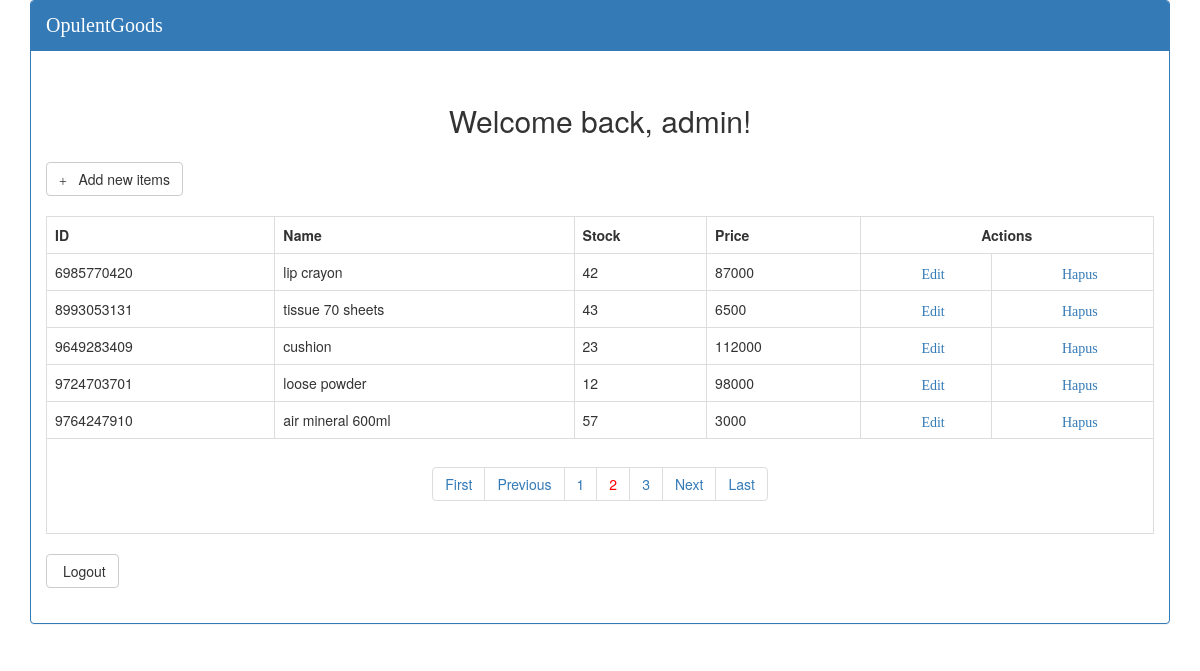
Page /index.php?page_no=2 (signed in) on the committed database.
### tables this page shows
CREATE TABLE `users` (
  `id` int(11) NOT NULL,
  `name` varchar(255) NOT NULL,
  `email` varchar(255) NOT NULL,
  `password` varchar(255) NOT NULL
);

CREATE TABLE `barang` (
  `id_barang` varchar(15) NOT NULL,
  `nama` varchar(50) NOT NULL,
  `stok` int(10) NOT NULL,
  `harga` int(25) NOT NULL
);

### dbconfig.php (called while the page is built, shortened)
<?php
try {
    $con = new PDO('mysql:host=localhost;dbname=app-kasir', 'root', '', array(PDO::ATTR_PERSISTENT => true));
} catch (PDOException $e) {
    echo $e->getMessage();
}
include_once 'Auth.php';
include_once 'barang_class.php';
$user = new Auth($con);

### Auth.php (called while the page is built, shortened)
<?php
class Auth
{
    private $db;
    public function __construct($db_conn)
    {
        $this->db = $db_conn;
    }
    public function isLoggedIn()
    {
        if (isset($_SESSION['user_session'])) {
            return true;
        }
    }
    public function getUser()
    {
        try {
            $stmt = $this->db->prepare("SELECT * FROM users WHERE id = :id");
            $stmt->bindParam(":id", $_SESSION['user_session']);
            $stmt->execute();
            return $stmt->fetch();
        } catch (PDOException $e) {
            echo $e->getMessage();
            return false;
        }
    }
}

### barang_class.php (the view, shortened to what this page needs)
<?php
class barang
{
    private $db;
    public function __construct($con)
    {
        $this->db = $con;
    }
    public function viewData($query)
    {
        $stmt = $this->db->prepare($query);
        $stmt->execute();
        if ($stmt->rowCount() > 0) {
            while ($row = $stmt->fetch(PDO::FETCH_ASSOC)) {
?>
                <tr>
                    <td><?php echo ($row['id_barang']); ?></td>
                    <td><?php echo ($row['nama']); ?></td>
                    <td><?php echo ($row['stok']); ?></td>
                    <td><?php echo ($row['harga']); ?></td>
                    <td align="center">
                        <a href="edit.php?edit_id=<?php echo ($row['id_barang']); ?>">
                            <i class="glyphicon glyphicon-edit"> Edit </i></a>
                    </td>
                    <td align="center">
                        <a href="hapus.php?delete_id=<?php echo ($row['id_barang']); ?>">
                            <i class="glyphicon glyphicon-remove-circle"> Hapus </i></a>
                    </td>
                </tr>
            <?php
            }
        } else {
            ?>
            <tr>
                <td>Data tidak ditemukan...</td>
            </tr>
        <?php
        }
    }
    public function paginglink($query, $records_per_page)
    {
        $self = $_SERVER['PHP_SELF'];
        $stmt = $this->db->prepare($query);
        $stmt->execute();
        $total_no_of_records = $stmt->rowCount();
        if ($total_no_of_records > 0) {
        ?><ul class="pagination"><?php
                                    $total_no_of_pages = ceil($total_no_of_records / $records_per_page);
                                    $current_page = 1;
                                    if (isset($_GET["page_no"])) {
                                        $current_page = $_GET["page_no"];
                                    }
                                    if ($current_page != 1) {
                                        $previous = $current_page - 1;
                                        echo "<li><a href='" . $self . "?page_no=1'>First</a></li>";
                                        echo "<li><a href='" . $self . "?page_no=" . $previous . "'>Previous</a></li>";
                                    }
                                    for ($i = 1; $i <= $total_no_of_pages; $i++) {
                                        if ($i == $current_page) {
                                            echo "<li><a href='" . $self . "?page_no=" . $i . "' style='color:red;'>" . $i . "</a></li>";
                                        } else {
                                            echo "<li><a href='" . $self . "?page_no=" . $i . "'>" . $i . "</a></li>";
                                        }
                                    }
                                    if ($current_page != $total_no_of_pages) {
                                        $next = $current_page + 1;
                                        echo "<li><a href='" . $self . "?page_no=" . $next . "'>Next</a></li>";
                                        echo "<li><a href='" . $self . "?page_no=" . $total_no_of_pages . "'>Last</a></li>";
                                    } ?></ul><?php
                                            }
                                        }
                                    }

### index.php (shortened to what this page needs)
<?php
require_once "dbconfig.php";
$currentUser = $user->getUser();
?>
<!DOCTYPE html>
<html lang="en">
<head>
    <link href="bootstrap/css/bootstrap.min.css" rel="stylesheet">
</head>
<body>
    <div class="container">
        <div class="panel panel-primary">
            <div class="panel-heading" style="font-family: 'Centaur'; font-size: 20px;">OpulentGoods</div>
            <div class="info">
                <h2>&nbsp;<center> Welcome back, <?php echo $currentUser['name']?>!</center></h2>
            </div>
            <div class="panel-body">
                <a href="add.php" class="btn btn-large btn-default">
                    <i class="glyphicon glyphicon-plus"></i>
                    &nbsp; Add new items</a>
                <br /><br />
                <table class='table table-bordered table-responsive'>
                    <tr>
                        <th>ID</th>
                        <th>Name</th>
                        <th>Stock</th>
                        <th>Price</th>
                        <th colspan="2">
                            <center>Actions</center>
                        </th>
                    </tr>
                    <?php
                    $query = "SELECT * FROM barang";
                    $records_per_page = 5;
                    $newquery = $brg->paging($query, $records_per_page);
                    $brg->viewData($newquery);
                    ?>
                    <tr>
                        <td colspan="7" align="center">
                            <div class="pagination-wrap">
                                <?php $brg->paginglink($query, $records_per_page); ?>
                            </div>
                        </td>
                    </tr>
                </table>
                <a href="logout.php" class="btn btn-large btn-default">
                    Logout</a>
                <br /><br />
            </div>
        </div>
    </div>
</body>
</html>

### rows in the picture
users: name "admin"
barang: id_barang "6985770420", nama "lip crayon", stok "42", harga "87000"
barang: id_barang "8993053131", nama "tissue 70 sheets", stok "43", harga "6500"
barang: id_barang "9649283409", nama "cushion", stok "23", harga "112000"
barang: id_barang "9724703701", nama "loose powder", stok "12", harga "98000"
barang: id_barang "9764247910", nama "air mineral 600ml", stok "57", harga "3000"
